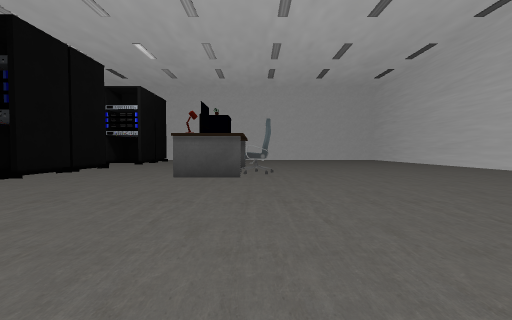
View 1 (above)

22 first-person views from a walk through a 3-D level made in the Unity game engine. The camera is 0.49 m above the floor, tilts 2° down and sees 90° across. The floor is counted in squares, 1 m on a side. Each view is taken from the middle of a square. On the plan, view 1 faces up. The plan holds only what a view shows up to about 9 squares ahead; the rest is blank. The place goes on beyond the plan. Door leaves are left out, so doorways stand open. Some surface patterns are stand-ins.

View 2
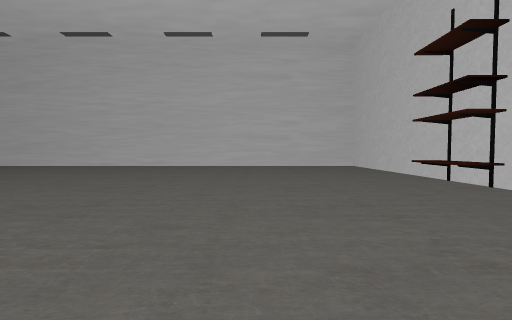

View 3
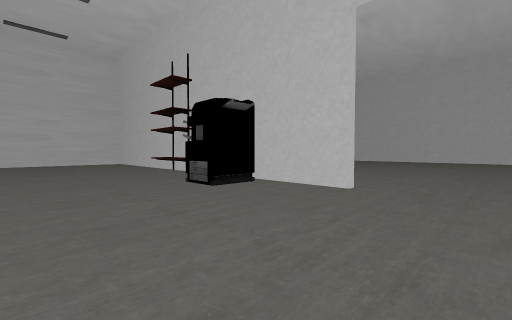

View 4
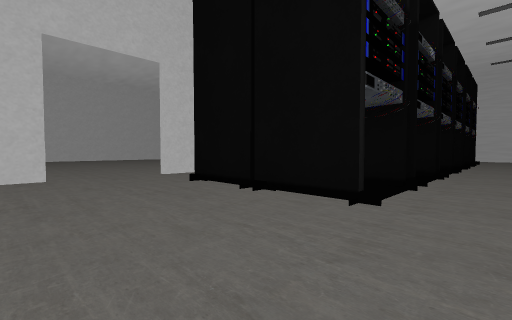

View 5
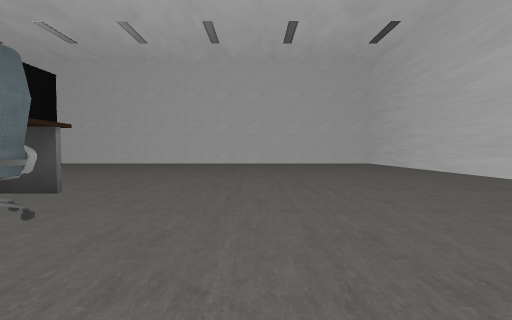

View 6
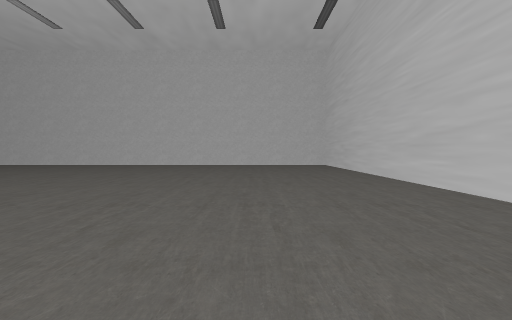

View 7
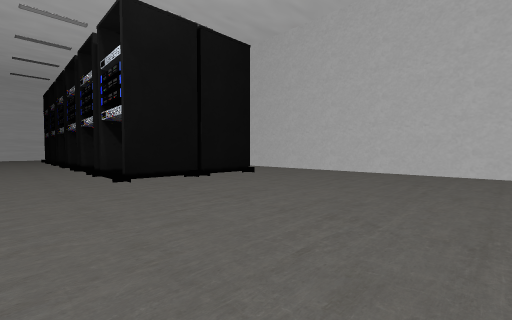

View 8
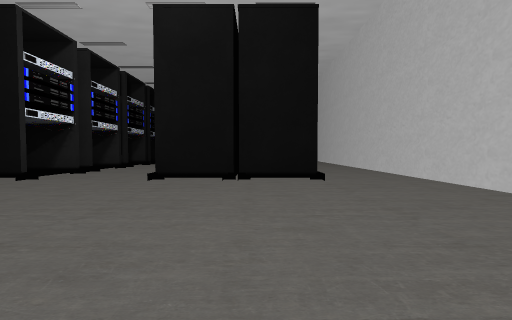

View 9
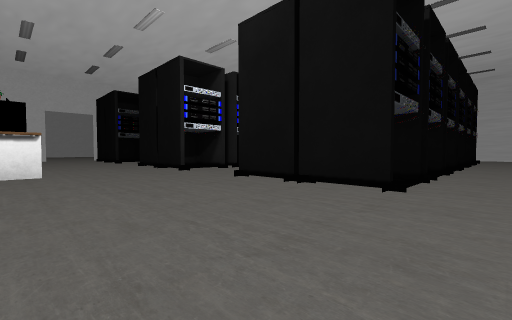

View 10
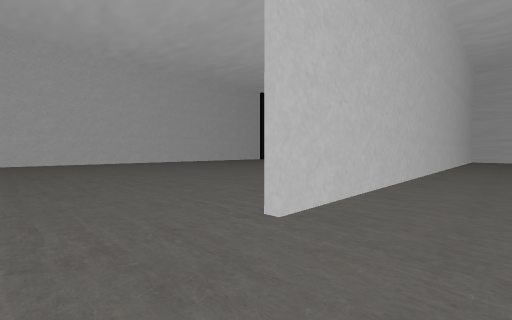

View 11
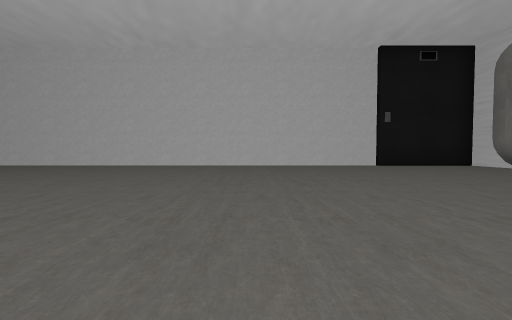

View 12
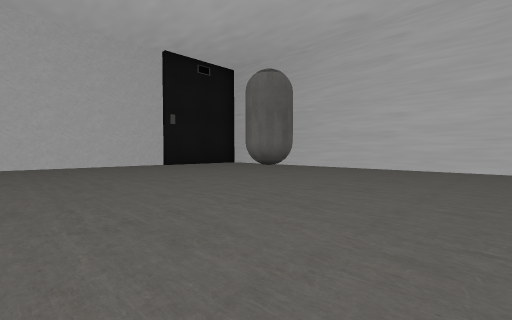

View 13
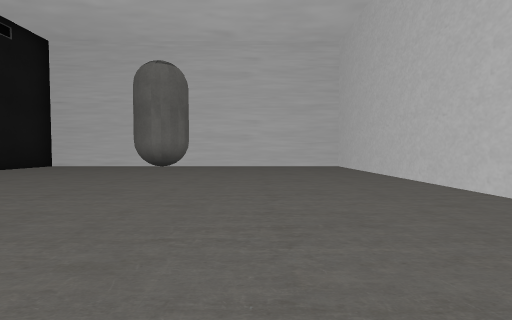

View 14
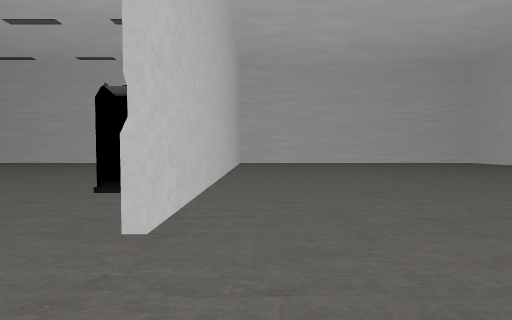

View 15
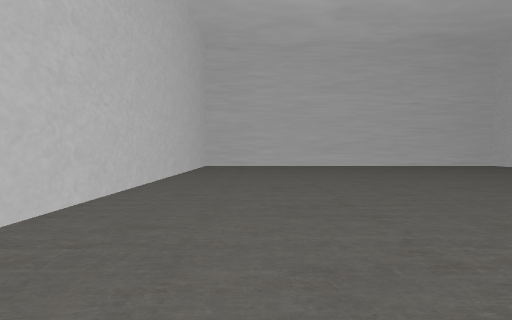

View 16
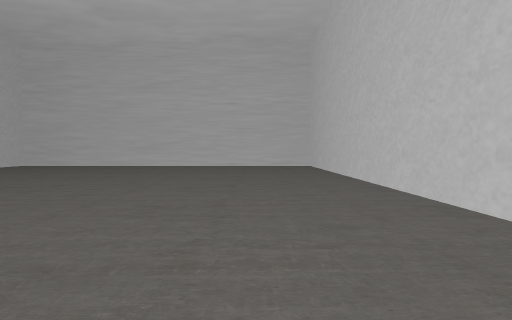

View 17
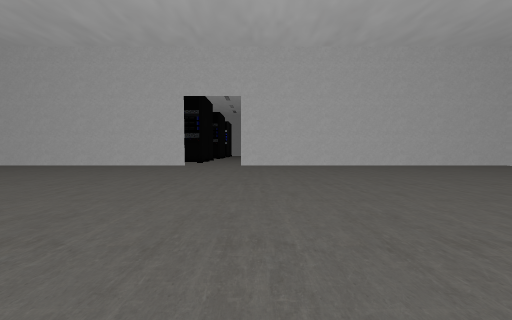

View 18
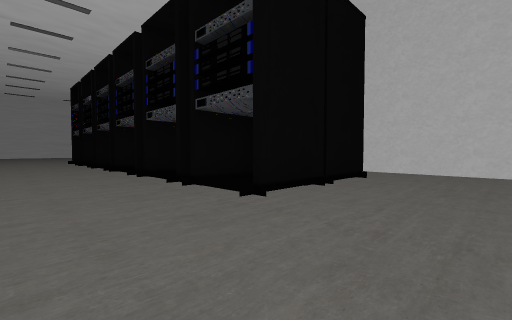

View 19
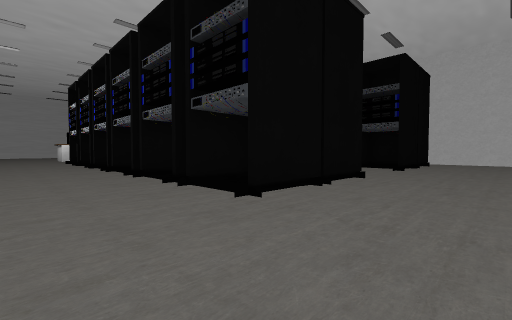

View 20
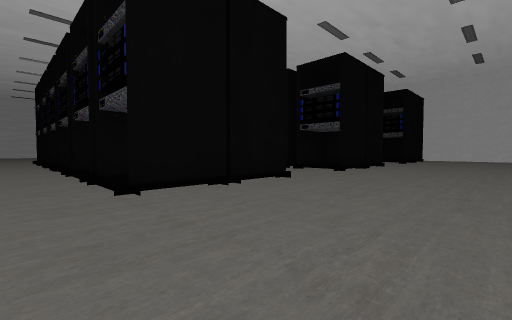

View 21
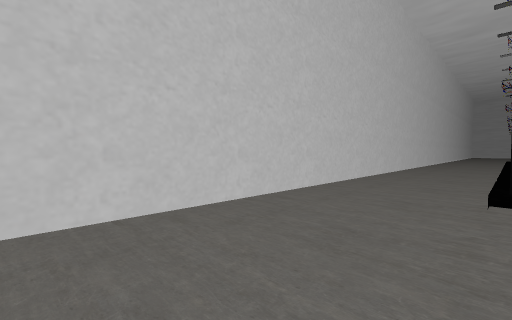

View 22
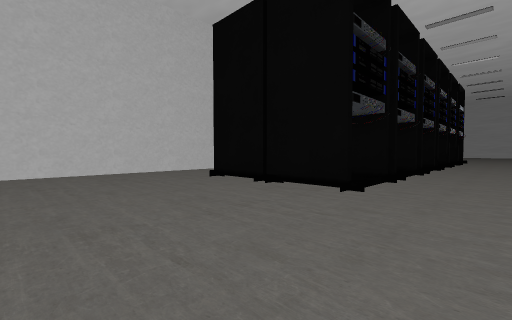

### Floor plan
Points are (right, up) in squares from view 1. A wall is a line through its corners. A room is listed if a view was taken in it or the views show most of it. See-through windows are left out.
Room 1 (views 1, 2, 3, 4, 5, 6, 7, 8, 9, 10, 18, 19, 20, 21, 22)
walls: (-2.6, -2.2) (-1.5, -2.2); (2.6, -2.2) (6.5, -2.2); (-16.1, -2.2) (-4.4, -2.2); (6.4, -2) (6.4, 14) (-17.1, 14)
ways out: open door at (-3.5, -2) to room 2
objects: other object (-14, 0) to (-13, 1); other object (-14, 1) to (-13, 2); other object (-14, 5) to (-13, 6); other object (-14, 6) to (-13, 7); other object (-14, 10) to (-13, 11); other object (-14, 11) to (-13, 12); other object (-12, 1) to (-12, 2); other object (-12, 6) to (-11, 7); other object (-12, 10); other object (-12, 11) to (-11, 12); other object (-11, 1) to (-10, 2); other object (-11, 10) to (-9, 11); other object (-9, 1) to (-8, 2); other object (-9, 6) to (-8, 7); other object (-9, 11) to (-8, 12); other object (-8, 10); other object (-7, 1) to (-7, 2); other object (-7, 6) to (-7, 7); other object (-7, 10) to (-6, 10); other object (-7, 11) to (-7, 12); other object (-6, 1) to (-5, 2); other object (-6, 6) to (-5, 7); other object (-6, 11) to (-5, 12); other object (-5, 0); other object (-5, 5); other object (-5, 10); other object (-1, -2) to (-1, -1); other object (-1, 5); other object (-1, 6) to (-1, 7); other object (0, 6)
Room 2 (views 11, 12, 13, 14, 15, 16, 17)
walls: (-4.4, -2.4) (-17.2, -2.4) (-17.2, -11.3); (-14.2, -11.8) (6.4, -11.8) (6.4, -2); (1.1, -2.2) (2.6, -2.2); (6.5, -2.4) (-2.6, -2.4)
ways out: open door at (-3.5, -2) to room 1
objects: other object (-17, -12) to (-15, -12); other object (-15, -7) to (-14, -7); other object (2, -2)

Positions as (right, up) in squares from view 1, and headings:
1: (0, 0), facing up
2: (-2, 1), facing right
3: (-4, 1), facing down-right
4: (-2, 3), facing down-left
5: (2, 4), facing up
6: (4, 5), facing up
7: (0, 8), facing up-left
8: (0, 11), facing left
9: (-1, 13), facing down-left
10: (-3, -1), facing down-left
11: (-10, -3), facing down
12: (-10, -3), facing down-left
13: (-9, -5), facing left
14: (-4, -3), facing right
15: (-2, -4), facing right
16: (-2, -10), facing right
17: (-2, -11), facing up
18: (-16, 4), facing down-right
19: (-16, 9), facing down-right
20: (-17, 13), facing down-right
21: (-17, 12), facing up-right
22: (-17, 8), facing up-right
